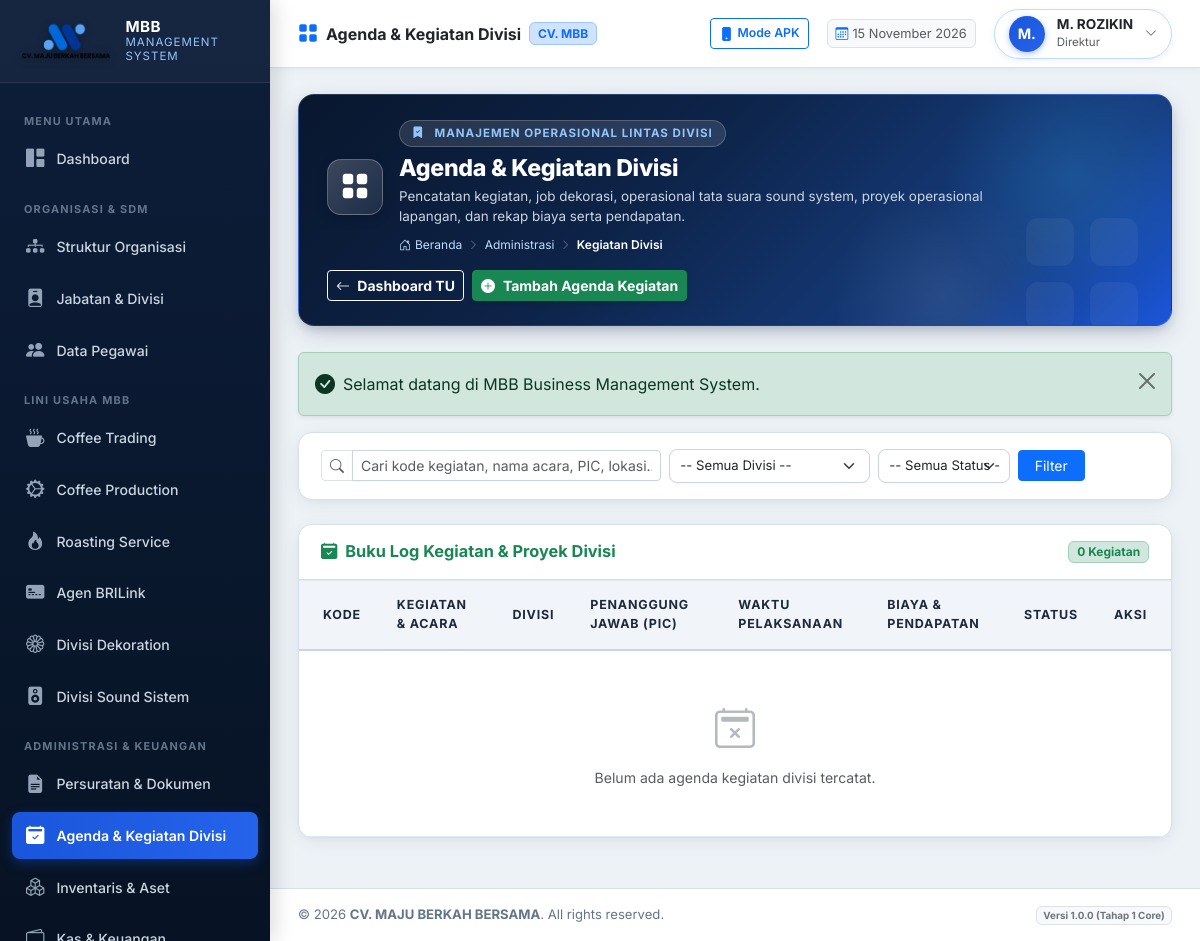
The app's page /modules/administration/activities.php (signed in) with its own data.
### tables this page shows
CREATE TABLE `users` (
  `id` int(11) NOT NULL AUTO_INCREMENT,
  `username` varchar(50) NOT NULL,
  `email` varchar(100) NOT NULL,
  `password_hash` varchar(255) NOT NULL,
  `role_id` int(11) NOT NULL,
  `employee_id` int(11) DEFAULT NULL,
  `is_active` tinyint(1) DEFAULT 1,
  `must_change_password` tinyint(1) DEFAULT 0,
  `last_login_at` datetime DEFAULT NULL,
  `last_login_ip` varchar(45) DEFAULT NULL,
  `created_at` datetime DEFAULT current_timestamp(),
  `updated_at` datetime DEFAULT current_timestamp() ON UPDATE current_timestamp(),
  PRIMARY KEY (`id`),
  UNIQUE KEY `username` (`username`),
  UNIQUE KEY `email` (`email`),
  UNIQUE KEY `employee_id` (`employee_id`),
  KEY `fk_user_role` (`role_id`),
  CONSTRAINT `fk_user_emp` FOREIGN KEY (`employee_id`) REFERENCES `employees` (`id`) ON DELETE SET NULL,
  CONSTRAINT `fk_user_role` FOREIGN KEY (`role_id`) REFERENCES `roles` (`id`)
);

CREATE TABLE `employees` (
  `id` int(11) NOT NULL AUTO_INCREMENT,
  `employee_code` varchar(30) NOT NULL,
  `full_name` varchar(150) NOT NULL,
  `gender` enum('L','P') DEFAULT 'L',
  `phone_number` varchar(30) DEFAULT NULL,
  `email` varchar(100) DEFAULT NULL,
  `address` text DEFAULT NULL,
  `division_id` int(11) DEFAULT NULL,
  `position_id` int(11) DEFAULT NULL,
  `join_date` date DEFAULT NULL,
  `employment_status` enum('TETAP','KONTRAK','MAGANG','HONORER') DEFAULT 'TETAP',
  `is_active` tinyint(1) DEFAULT 1,
  `avatar` varchar(255) DEFAULT NULL,
  `notes` text DEFAULT NULL,
  `created_at` datetime DEFAULT current_timestamp(),
  `updated_at` datetime DEFAULT current_timestamp() ON UPDATE current_timestamp(),
  PRIMARY KEY (`id`),
  UNIQUE KEY `employee_code` (`employee_code`),
  KEY `fk_emp_div` (`division_id`),
  KEY `fk_emp_pos` (`position_id`),
  CONSTRAINT `fk_emp_div` FOREIGN KEY (`division_id`) REFERENCES `divisions` (`id`) ON DELETE SET NULL,
  CONSTRAINT `fk_emp_pos` FOREIGN KEY (`position_id`) REFERENCES `positions` (`id`) ON DELETE SET NULL
);

CREATE TABLE `positions` (
  `id` int(11) NOT NULL AUTO_INCREMENT,
  `position_code` varchar(20) NOT NULL,
  `position_name` varchar(100) NOT NULL,
  `division_id` int(11) DEFAULT NULL,
  `parent_position_id` int(11) DEFAULT NULL,
  `level_rank` int(11) DEFAULT 1,
  `job_description` text DEFAULT NULL,
  `is_active` tinyint(1) DEFAULT 1,
  `created_at` datetime DEFAULT current_timestamp(),
  `updated_at` datetime DEFAULT current_timestamp() ON UPDATE current_timestamp(),
  PRIMARY KEY (`id`),
  UNIQUE KEY `position_code` (`position_code`),
  KEY `fk_pos_div` (`division_id`),
  KEY `fk_pos_parent` (`parent_position_id`),
  CONSTRAINT `fk_pos_div` FOREIGN KEY (`division_id`) REFERENCES `divisions` (`id`) ON DELETE SET NULL,
  CONSTRAINT `fk_pos_parent` FOREIGN KEY (`parent_position_id`) REFERENCES `positions` (`id`) ON DELETE SET NULL
);

### config/app.php (called while the page is built)
<?php
$isHttps = (!empty($_SERVER['HTTPS']) && $_SERVER['HTTPS'] !== 'off')
    || (!empty($_SERVER['HTTP_X_FORWARDED_PROTO']) && $_SERVER['HTTP_X_FORWARDED_PROTO'] === 'https')
    || (!empty($_SERVER['HTTP_CF_VISITOR']) && strpos($_SERVER['HTTP_CF_VISITOR'], 'https') !== false)
    || (($_SERVER['SERVER_PORT'] ?? 80) == 443);
$protocol = $isHttps ? "https://" : "http://";
$host = $_SERVER['HTTP_HOST'] ?? 'localhost';
$docRoot = !empty($_SERVER['DOCUMENT_ROOT']) ? str_replace('\\', '/', realpath($_SERVER['DOCUMENT_ROOT'])) : '';
$appRoot = str_replace('\\', '/', realpath(__DIR__ . '/..'));
if (!empty($docRoot) && str_starts_with($appRoot, $docRoot)) {
    $relative = trim(substr($appRoot, strlen($docRoot)), '/\\');
    $baseFolder = !empty($relative) ? '/' . $relative . '/' : '/';
} else {
    if ($host !== 'localhost' && !str_starts_with($host, '127.0.0.1') && !str_starts_with($host, '192.168.')) {
        $baseFolder = '/';
    } else {
        $baseFolder = '/cvmbb/';
    }
}
$baseUrl = $protocol . $host . $baseFolder;
return [
    'app_name'    => 'MBB BUSINESS MANAGEMENT SYSTEM',
    'app_version' => '1.0.0',
    'app_env'     => 'development',
    'base_url'    => rtrim($baseUrl, '/') . '/',
    'timezone'    => 'Asia/Jakarta',
    'session_lifetime' => 86400,
    'company'     => [
        'name'       => 'CV. MAJU BERKAH BERSAMA',
        'short_name' => 'MBB',
        'address'    => 'Jln. Raya Gunung Terang No. 09, Kecamatan Air Hitam, Kabupaten Lampung Barat',
        'logo'       => 'assets/images/logo.png',
        'tagline'    => 'Integritas, Kualitas, dan Keberkahan Usaha',
    ]
];

### core/Auth.php (called while the page is built, shortened)
<?php
require_once __DIR__ . '/../helpers/utils.php';
class Auth {
    private static ?array $cachedUser = null;
    public static function check(): bool {
        $timeout = 86400;
        return true;
    }
    public static function user(): ?array {
        if (self::$cachedUser !== null) {
            return self::$cachedUser;
        }
        $db = Database::getInstance();
        $stmt = $db->prepare("
            SELECT u.*, r.role_name, r.role_title, e.full_name, e.employee_code, p.position_name, d.division_name
            FROM users u
            INNER JOIN roles r ON u.role_id = r.id
            LEFT JOIN employees e ON u.employee_id = e.id
            LEFT JOIN positions p ON e.position_id = p.id
            LEFT JOIN divisions d ON e.division_id = d.id
            WHERE u.id = ?
        ");
        $stmt->execute([$_SESSION['user_id']]);
        self::$cachedUser = $stmt->fetch() ?: null;
        return self::$cachedUser;
    }
}

### modules/administration/activities.php (the view, shortened to what this page needs)
<?php
require_once __DIR__ . '/../../core/Auth.php';
require_once __DIR__ . '/../../helpers/utils.php';
$db = Database::getInstance();
$search = trim($_GET['q'] ?? '');
$query = "
    SELECT a.*, d.division_name, d.division_code
    FROM division_activities a
    LEFT JOIN divisions d ON a.division_id = d.id
    WHERE 1=1
";
$params = [];
$query .= " ORDER BY a.start_date DESC, a.id DESC";
$stmt = $db->prepare($query);
$stmt->execute($params);
$activities = $stmt->fetchAll();
$pageTitle = 'Agenda & Kegiatan Divisi';
$currentModule = 'activities';
$pageCategory = 'MANAJEMEN OPERASIONAL LINTAS DIVISI';
$pageDesc = 'Pencatatan kegiatan, job dekorasi, operasional tata suara sound system, proyek operasional lapangan, dan rekap biaya serta pendapatan.';
$pageBreadcrumbs = [
    'Administrasi' => base_url('modules/administration/index.php'),
    'Kegiatan Divisi' => null
];
$pageActionBtn = '
    <div class="d-flex flex-wrap gap-2">
        <a href="' . base_url('modules/administration/index.php') . '" class="btn btn-outline-light btn-sm fw-bold">
            <i class="bi bi-arrow-left me-1"></i> Dashboard TU
        </a>
        <button type="button" class="btn btn-success text-white btn-sm fw-bold shadow-sm d-flex align-items-center gap-2" data-bs-toggle="modal" data-bs-target="#modalAddActivity">
            <i class="bi bi-plus-circle-fill"></i> Tambah Agenda Kegiatan
        </button>
    </div>
';
require_once __DIR__ . '/../../components/header.php';
require_once __DIR__ . '/../../components/sidebar.php';
require_once __DIR__ . '/../../components/topbar.php';
?>
<div class="card-mbb mb-4">
    <div class="card-mbb-body py-3">
        <form method="GET" action="" class="row g-2 align-items-center">
            <div class="col-md-5">
                <div class="input-group input-group-sm">
                    <span class="input-group-text bg-white"><i class="bi bi-search text-muted"></i></span>
                    <input type="text" name="q" value="<?= e($search) ?>" class="form-control" placeholder="Cari kode kegiatan, nama acara, PIC, lokasi...">
                </div>
            </div>
            <div class="col-md-3">
                <select name="division_id" class="form-select form-select-sm">
                    <option value="">-- Semua Divisi --</option>
                </select>
            </div>
            <div class="col-md-2">
                <select name="status" class="form-select form-select-sm">
                    <option value="">-- Semua Status --</option>
                </select>
            </div>
            <div class="col-md-auto">
                <button type="submit" class="btn btn-sm btn-primary px-3">Filter</button>
            </div>
        </form>
    </div>
</div>
<div class="card-mbb">
    <div class="card-mbb-header">
        <h6 class="card-mbb-title text-success">
            <i class="bi bi-calendar2-check-fill"></i> Buku Log Kegiatan & Proyek Divisi
        </h6>
        <span class="badge bg-success-subtle text-success border border-success-subtle"><?= count($activities) ?> Kegiatan</span>
    </div>
    <div class="card-mbb-body p-0">
        <div class="table-responsive">
            <table class="table-mbb align-middle">
                <thead>
                    <tr>
                        <th class="ps-4">Kode</th>
                        <th>Kegiatan & Acara</th>
                        <th>Divisi</th>
                        <th>Penanggung Jawab (PIC)</th>
                        <th>Waktu Pelaksanaan</th>
                        <th>Biaya & Pendapatan</th>
                        <th>Status</th>
                        <th class="text-end pe-4">Aksi</th>
                    </tr>
                </thead>
                <tbody>
                    <?php if (empty($activities)): ?>
                        <tr>
                            <td colspan="8" class="text-center py-5 text-muted">
                                <i class="bi bi-calendar2-x fs-1 d-block mb-2 text-secondary opacity-50"></i>
                                Belum ada agenda kegiatan divisi tercatat.
                            </td>
                        </tr>
                    <?php endif; ?>
                </tbody>
            </table>
        </div>
    </div>
</div>
<?php require_once __DIR__ . '/../../components/footer.php'; ?>

### components/topbar.php (shortened to what this page needs)
<?php
$user = Auth::user();
$displayName = $user['full_name'] ?? ($user['username'] ?? 'User');
$displayRole = $user['role_title'] ?? ($user['role_name'] ?? 'User');
$displayPos  = $user['position_name'] ?? $displayRole;
$initials    = strtoupper(substr($displayName, 0, 2));
$activeMeta = $moduleMetadata[$currentModule ?? 'dashboard'] ?? [
    'title'    => $pageTitle ?? 'MBB Management System',
    'category' => 'SISTEM INFORMASI TERPADU',
    'icon'     => 'bi-grid-fill',
    'desc'     => 'Sistem manajemen operasional terpadu CV. MAJU BERKAH BERSAMA'
];
$bannerTitle    = $pageTitle ?? $activeMeta['title'];
$bannerCategory = $pageCategory ?? $activeMeta['category'];
$bannerIcon     = $pageIcon ?? $activeMeta['icon'];
$bannerDesc     = $pageDesc ?? $activeMeta['desc'];
?>
<div class="main-content">
    <header class="topbar">
        <div class="topbar-left">
            <div class="d-flex align-items-center gap-2">
                <i class="bi <?= e($bannerIcon) ?> text-primary fs-5"></i>
                <span class="fw-bold text-dark fs-6"><?= e($bannerTitle) ?></span>
                <span class="badge bg-primary-subtle text-primary border border-primary-subtle d-none d-md-inline-block small">CV. MBB</span>
            </div>
        </div>
        <div class="topbar-right">
            <a href="<?= base_url('apk/index.php') ?>" class="btn btn-sm btn-outline-primary d-none d-sm-inline-flex align-items-center gap-1" title="Lihat Tampilan Aplikasi Mobile APK">
                <i class="bi bi-phone-fill"></i>
                <span class="small fw-semibold">Mode APK</span>
            </a>
            <div class="d-none d-md-flex align-items-center text-muted px-2 py-1 rounded bg-light border" style="font-size: 0.8rem;">
                <i class="bi bi-calendar3 me-1 text-primary"></i>
                <span><?= format_tanggal(date('Y-m-d')) ?></span>
            </div>
            <div class="dropdown">
                <div class="user-profile-badge" data-bs-toggle="dropdown" aria-expanded="false">
                    <div class="user-avatar"><?= e($initials) ?></div>
                    <div class="d-none d-sm-block text-start lh-1">
                        <div class="fw-bold text-dark" style="font-size: 0.85rem;"><?= e($displayName) ?></div>
                        <small class="text-muted" style="font-size: 0.72rem;"><?= e($displayPos) ?></small>
                    </div>
                    <i class="bi bi-chevron-down text-muted" style="font-size: 0.75rem;"></i>
                </div>
            </div>
        </div>
    </header>
    <div class="content-body">
        <div class="page-hero-banner">
            <i class="bi <?= e($bannerIcon) ?> banner-watermark-icon"></i>
            <div class="page-hero-content">
                <div class="banner-title-group">
                    <div class="banner-icon-box">
                        <i class="bi <?= e($bannerIcon) ?>"></i>
                    </div>
                    <div>
                        <div class="banner-badge-category">
                            <i class="bi bi-bookmark-check-fill me-1"></i> <?= e($bannerCategory) ?>
                        </div>
                        <h2 class="banner-page-title"><?= e($bannerTitle) ?></h2>
                        <p class="banner-page-desc"><?= e($bannerDesc) ?></p>
                        <?php if (!empty($pageBreadcrumbs)): ?>
                            <div class="banner-breadcrumbs">
                                <a href="<?= base_url('index.php') ?>"><i class="bi bi-house-door me-1"></i>Beranda</a>
                                <?php foreach ($pageBreadcrumbs as $label => $link): ?>
                                    <span class="separator"><i class="bi bi-chevron-right"></i></span>
                                    <?php if ($link): ?>
                                        <a href="<?= e($link) ?>"><?= e($label) ?></a>
                                    <?php else: ?>
                                        <span class="current"><?= e($label) ?></span>
                                    <?php endif; ?>
                                <?php endforeach; ?>
                            </div>
                        <?php endif; ?>
                    </div>
                </div>
                <div class="banner-actions">
                    <?php if (!empty($pageActionBtn)): ?>
                        <?= $pageActionBtn ?>
                    <?php endif; ?>
                </div>
            </div>
        </div>
        <?= flash_display() ?>

### records on screen
users: employee.full_name "M.", employee.full_name "M. ROZIKIN", positions.position_name "Direktur"

### other values on screen
get_company_setting('company_short_name', 'MBB') "MBB"
$bannerTitle "Agenda & Kegiatan Divisi"
$bannerCategory "MANAJEMEN OPERASIONAL LINTAS DIVISI"
$bannerDesc "Pencatatan kegiatan, job dekorasi, operasional tata suara sound system, proyek operasional lapangan, dan rekap biaya serta pendapatan."
$label "Administrasi"
$label "Kegiatan Divisi"
$msg "Selamat datang di MBB Business Management System."
count($activities) "0"
get_company_setting('company_name', 'CV. MAJU BERKAH BERSAMA') "CV. MAJU BERKAH BERSAMA"
